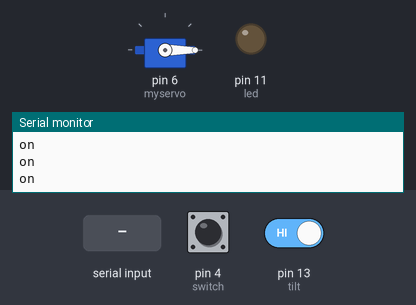
Recording of a sketch running on a simulated Arduino Uno, built with avr-gcc and run on an emulated ATmega328P. Parts: servo, output pins drawn as LEDs (lit = HIGH), the last lines printed to the serial monitor. The test bench sets the inputs (shaded band); at power-on: pin 13 (tilt) HIGH, pin 4 (switch) LOW.

Above: at 1.3 s.
1.4 s: pin 13 (tilt) driven LOW
At 1.9 s:
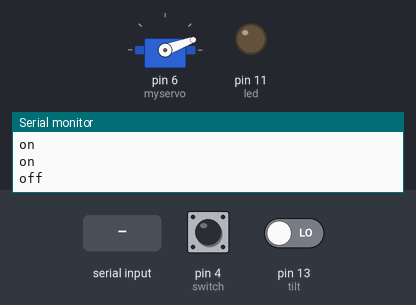
4.4 s: pin 4 (switch) pulled HIGH for 1 s
At 5.7 s:
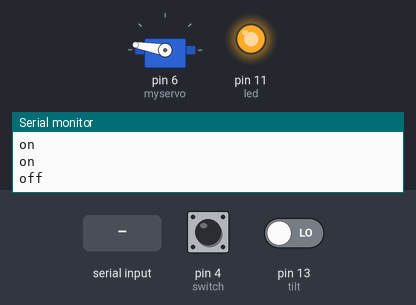
7.5 s: pin 13 (tilt) driven HIGH
At 9.2 s:
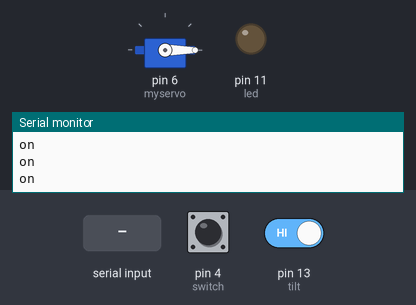
9.5 s: "200\n" received over Serial
At 10.2 s:
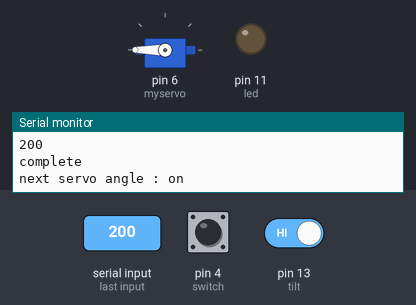
12.0 s: "90\n" received over Serial
At 12.8 s:
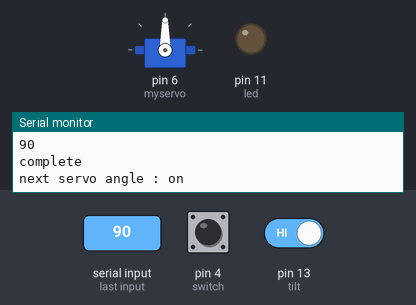
15.0 s: "1\n" received over Serial
At 16.4 s:
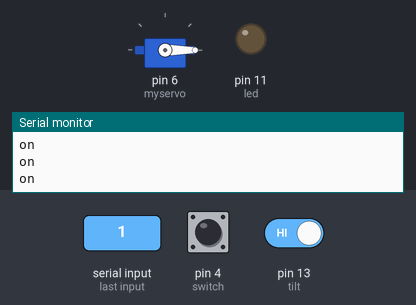
Timing chart, 0 to 18.0 s (numbered marks = the images above; inputs shaded):
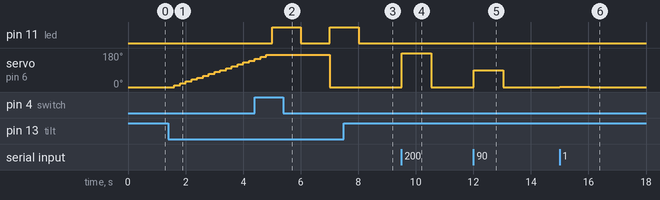

The sketch:

final_exam.ino
```cpp
#include <Servo.h>
Servo myservo;

int call=0;


void setup() {

  pinMode(13,INPUT);    //  tilt
  pinMode(11,OUTPUT);   // led
  pinMode(4,INPUT);     // switch

  myservo.attach(6); //pwm가용핀에 서보모터 연결
  myservo.write(0);

  Serial.begin(9600);
  Serial.println("servo motor");
  delay(100);
  Serial.print("servo angle : ");
}


void loop() {

if(digitalRead(13)==LOW)    // 안기울였을때 tilt off
{
  Serial.println("off");
  myservo.write(0);
  for(int angle=0;angle<180;angle+=10)
     {
      myservo.write(angle);
      delay(200);
     }

    if(digitalRead(4)==HIGH){   // 스위치
      call++;

     while(call==1){
      digitalWrite(11,HIGH);
      delay(1000);
      digitalWrite(11,LOW);
      delay(1000);
      myservo.write(0);

      if(digitalRead(13)==HIGH) break;
     }
 }
}


if(digitalRead(13)==HIGH)   // 기울였을 때

{
  Serial.println("on");
  int value;
  if(Serial.available()){
    value = Serial.parseInt();
    Serial.println(value);
    myservo.write(value);
    Serial.println("complete");
    Serial.print("next servo angle : ");
  }
}
}
```

Measured:
- after the input at 1.4 s, servo on pin 6 (myservo): moves from 0° to 140° over 2.6 s, starting after 0.21 s
- after the input at 4.4 s, pin 11 (led): LOW → HIGH after 0.61 s, → LOW 1.0 s later, → HIGH 1.0 s later
- after the input at 7.5 s, pin 11 (led): goes on until 8.0 s, then stays LOW
- after the input at 9.5 s, servo on pin 6 (myservo): 0° → 180° at once, → 0° 1.0 s later
- after the input at 12.0 s, servo on pin 6 (myservo): 0° → 90° at once, → 0° 1.0 s later
- after the input at 15.0 s, servo on pin 6 (myservo): 0° → 1° at once, → 0° 1.0 s later
